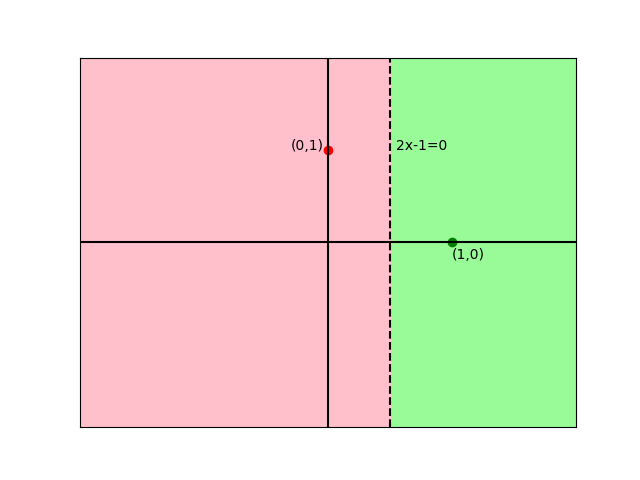

This figure's Python source:
import numpy as np
import matplotlib.pyplot as plt
y=np.linspace(-2,2,100)
x=[0.5]*100
plt.plot(x,y,color='black',ls='dashed')
plt.plot(0,1,marker='o',color='red')
plt.text(-0.3,1,r'(0,1)')
plt.plot(1,0,marker='o',color='green')
plt.text(1,-0.18,r'(1,0)')
plt.axis([-2,2,-2,2])
plt.fill_between(np.asarray(np.linspace(0.5,2,100)),y1=-2,y2=2,color='#98FB98',zorder=0)
plt.fill_between(np.asarray(np.linspace(-2,0.5,100)),y1=-2,y2=2,color='#ffc0cb',zorder=0)
plt.text(0.55,1,"2x-1=0")
plt.margins(0)
plt.axhline(0,color='black')
plt.axvline(0,color='black')
plt.xticks([])
plt.yticks([])
plt.show()
